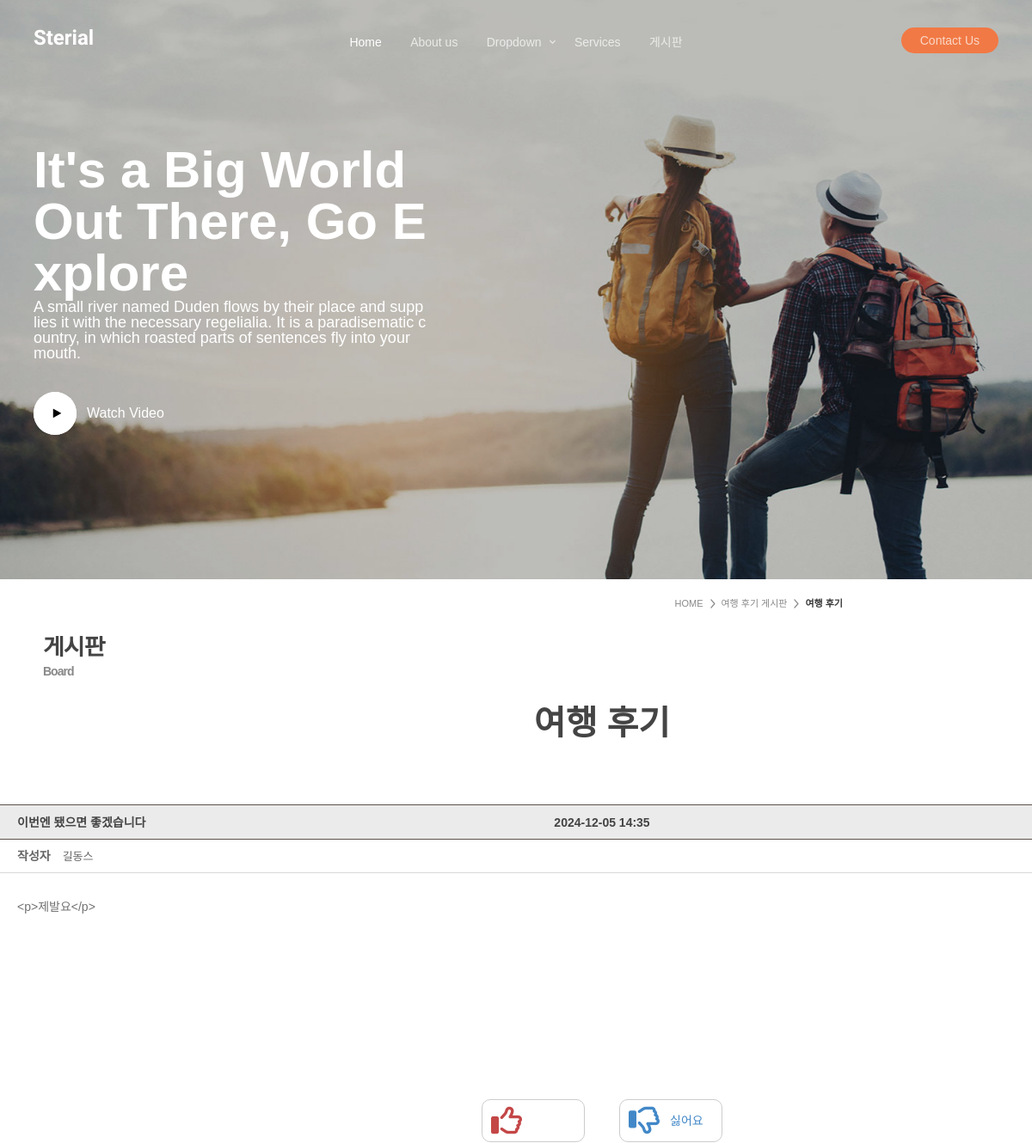
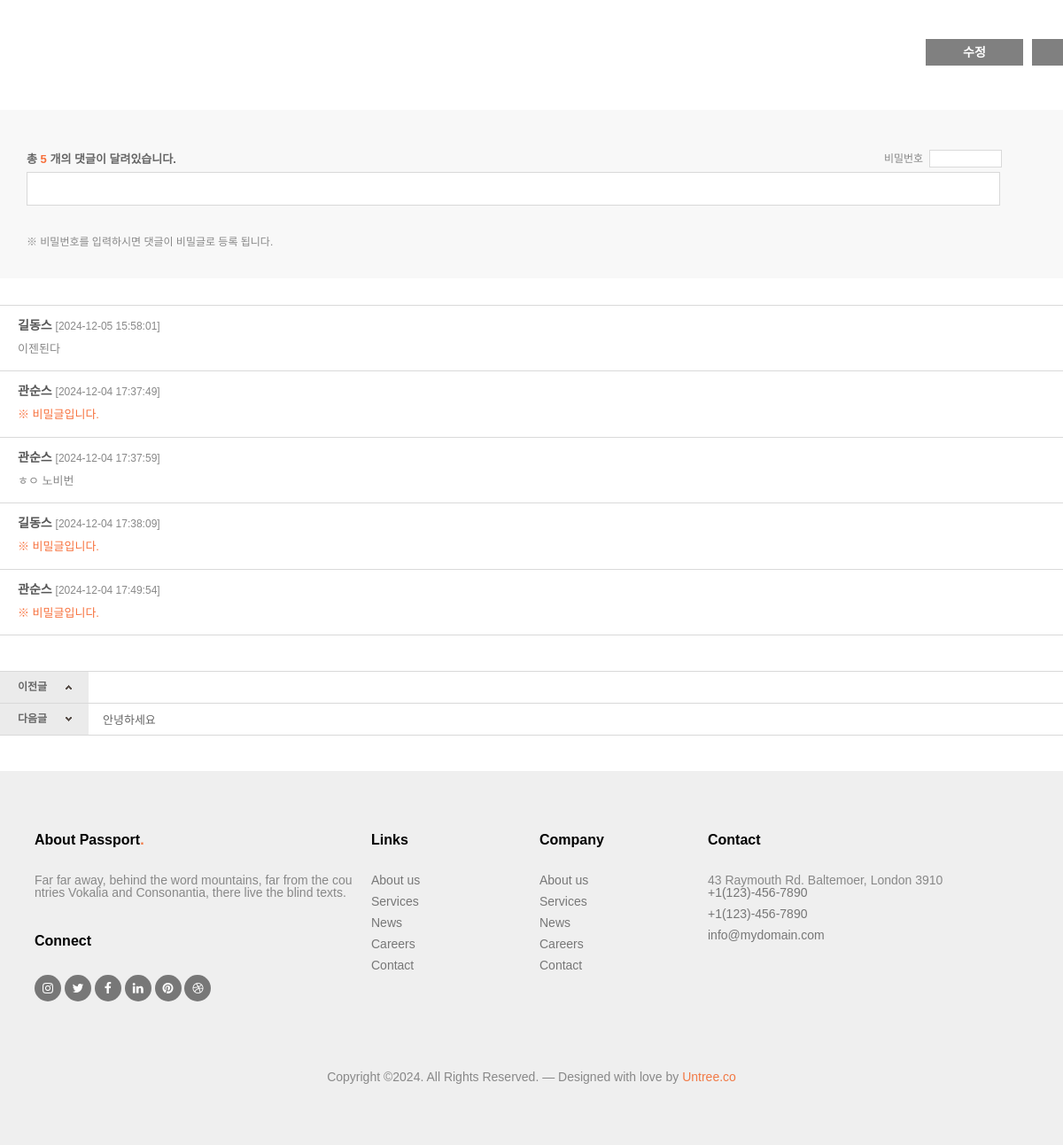
The page /board/bview/17/ on the database its author committed (2 pictures, top to bottom).
### board/models.py (models this page shows, shortened)
class Board(models.Model):
  b_no = models.AutoField(primary_key=True)
  member = models.ForeignKey(Member,on_delete=models.DO_NOTHING, null=True)
  b_like_members = models.ManyToManyField(Member,default='', related_name='like_member')
  b_title = models.CharField(max_length=30)
  b_content = models.TextField()
  b_hit = models.IntegerField(default=0)
  b_header = models.CharField(max_length=10)
  b_date = models.DateTimeField(auto_now=True)
  b_file = models.ImageField(blank=True, null=True,upload_to='board')

### member/models.py (models this page shows, shortened)
class Member(models.Model):
  m_username = models.CharField(max_length=10)
  m_id = models.CharField(max_length=10,primary_key=True)
  m_password = models.CharField(max_length=20)
  m_nickName = models.CharField(max_length=15)
  m_gender = models.CharField(max_length=5)
  m_date = models.DateField(auto_now=True)
  m_auth = models.IntegerField(default=1)

### comment/models.py (models this page shows, shortened)
class Comment(models.Model):
  c_no = models.AutoField(primary_key=True)
  member = models.ForeignKey(Member,on_delete=models.DO_NOTHING)
  board = models.ForeignKey(Board,on_delete=models.CASCADE)
  c_pw = models.CharField(max_length=10, null=True, blank=True)
  c_content = models.TextField()
  c_date = models.DateTimeField(auto_now=True)

### board/views.py (the view)
# urls.py: path('bview/<int:b_no>/',views.bview,name='bview'),
def bview(request,b_no):
  npage = request.GET.get('npage',1)
  qs = Board.objects.get(b_no=b_no)
  c_qs = Comment.objects.filter(board=qs).order_by('c_no')
  prev_qs = Board.objects.filter(b_no__lt=qs.b_no).order_by('-b_no').first()
  next_qs = Board.objects.filter(b_no__gt=qs.b_no).order_by('b_no').first()
  day1 = datetime.replace(datetime.now(),hour=23,minute=59,second=59)
  expires = datetime.strftime(day1,'%a, %d-%b-%Y %H:%M:%S GMT')
  print('날짜 : ',expires)
  context = {'board':qs, 'prev_board':prev_qs, 'next_board':next_qs, 'npage':npage, 'clist':c_qs}
  response = render(request,'bview.html',context)
  if request.COOKIES.get('cookie_boardNo') is not None:
    cookies = request.COOKIES.get('cookie_boardNo') # 1|5|6|2
    cookies_list = cookies.split('|')
    if str(b_no) not in cookies_list:
      response.set_cookie('cookie_boardNo',cookies+f"|{b_no}",expires=expires)
      qs.b_hit += 1
      qs.save()
  else:
    response.set_cookie('cookie_boardNo',b_no,expires=expires) # 쿠키에 bno 저장 / 기간 expires
    qs.b_hit += 1
    qs.save()
  return response

### board/templates/bview.html (shortened to what this page needs)
{% load static %}
<!doctype html>
<html lang="en">
<head>
	<link rel="stylesheet" href="https://cdnjs.cloudflare.com/ajax/libs/font-awesome/6.1.0/css/all.min.css" />
  <link rel="stylesheet" href="{% static 'fonts/icomoon/style.css'%}">
  <link rel="stylesheet" href="{% static 'fonts/flaticon/font/flaticon.css'%}">
  <link rel="stylesheet" href="{% static 'css/tiny-slider.css'%}">
  <link rel="stylesheet" href="{% static 'css/aos.css'%}">
  <link rel="stylesheet" href="{% static 'css/flatpickr.min.css'%}">
  <link rel="stylesheet" href="{% static 'css/glightbox.min.css'%}">
  <link rel="stylesheet" href="{% static 'css/style.css'%}">
	<link rel="stylesheet" type="text/css" href="{% static 'css/reset.css'%}" />
	<link rel="stylesheet" type="text/css" href="{% static 'css/layout.css'%}" />
	<link rel="stylesheet" type="text/css" href="{% static 'css/content.css'%}" />
</head>
<body>
	<nav class="site-nav mt-3">
		<div class="container">
			<div class="site-navigation">
				<div class="row">
					<div class="col-6 col-lg-3">
						<a href="/" class="logo m-0 float-start">Sterial</a>
					</div>
					<div class="col-lg-6 d-none d-lg-inline-block text-center nav-center-wrap">
						<ul class="js-clone-nav  text-center site-menu p-0 m-0">
							<li class="active"><a href="index.html">Home</a></li>
							<li><a href="about.html">About us</a></li>
							<li class="has-children">
								<a href="#">Dropdown</a>
							</li>
							<li><a href="services.html">Services</a></li>
							<li><a href="/board/blist/">게시판</a></li>
						</ul>
					</div>
					<div class="col-6 col-lg-3 text-lg-end">
						<ul class="js-clone-nav d-none d-lg-inline-block text-end site-menu ">
							<li class="cta-button"><a href="contact.html">Contact Us</a></li>
						</ul>
					</div>
				</div>
			</div>
		</div>
	</nav>
	<div class="hero overlay">
		<div class="img-bg rellax">
			<img src="/static/images/hero_1.jpg" alt="Image" class="img-fluid">
		</div>
		<div class="container">
			<div class="row align-items-center justify-content-start">
				<div class="col-lg-5">
					<h1 class="heading" data-aos="fade-up">It's a Big World Out There, Go Explore</h1>
					<p class="mb-5" data-aos="fade-up">A small river named Duden flows by their place and supplies it with the necessary regelialia. It is a paradisematic country, in which roasted parts of sentences fly into your mouth.</p>
					<div data-aos="fade-up">
						<a href="https://www.youtube.com/watch?v=5n-e6lOhVq0" class="play-button align-items-center d-flex glightbox3" >
							<span class="icon-button me-3">
								<span class="icon-play"></span>
							</span>
							<span class="caption">Watch Video</span>
						</a>
					</div>
				</div>
			</div>
		</div>
	</div>
	<div id="container">
		<div id="location">
			<ol>
				<li><a href="/">HOME</a></li>
				<li><a href="/board/blist/">여행 후기 게시판</a></li>
				<li class="last">여행 후기</li>
			</ol>
		</div>
		<div id="outbox">
			<div id="left">
				<div id="title2">게시판<span>Board</span></div>
			</div><script type="text/javascript">initSubmenu(3,0);</script>
			<div id="contents">
				<div id="mypage">
					<h2><strong>여행 후기</strong></h2>
					<div class="viewDivMt">
						<div class="viewHead">
							<div class="subject">
								<ul>
									<li id='sub1'>{{board.b_title}}</li>
									<li id='sub2' class="tnone"><span>{{board.b_date|date:'Y-m-d H:i'}}</span></li>
									<li id='sub3' class="tnone">조회수 : <span>{{board.b_hit}}</span></li>
								</ul>
							</div>
							<div class="data">
								<ul>
									<li class="tnone">작성자<span>{{board.member.m_nickName}}</span></li>
								</ul>
							</div>
						</div>
						<div class="viewContents">
							{{board.b_content}}
						</div><br/><br/><br/><br/>
					</div>
					<div class="greatbox">
						<a id='greatBtn'>
							<div class="great">
								<span id="thumbs_up"><i class="fa-regular fa-thumbs-up fa-3x"></i></span>
							</div>
						</a>
						<a id='badBtn'>
							<div class="bad">
								<span id="thumbs_down"><i class="fa-regular fa-thumbs-down fa-3x"></i></span>
								<p class="b_count">싫어요</p>
							</div>
						</a>
					</div>
					<div class="btnArea btline">
						<div class="bRight">
							<ul>
								<li><a href="/board/bupdate/{{board.b_no}}/" id="sbtnMini">수정</a></li>
								<li><a onclick="deleteBtn()" id="sbtnMini">삭제</a></li>
							</ul>
						</div>
					</div>
					</div>
						<div class="replyWrite">
							<ul>
								<li class="in">
									<p class="txt">총 <span id='cnt' class="orange">{{clist.count}}</span> 개의 댓글이 달려있습니다.</p>
									<p class="password">비밀번호&nbsp;&nbsp;<input type="password" class="replynum"></p>
									<textarea class="replyType"></textarea>
								</li>
								<li class="btn"><a href="#" class="replyBtn">등록</a></li>
							</ul>
							<p class="ntic">※ 비밀번호를 입력하시면 댓글이 비밀글로 등록 됩니다.</p>
						</div>
						<div class="replyBox">
							{% if clist %}
							{% for comment in clist %}
							<ul id='{{comment.c_no}}'>
								<li class="name">{{comment.member.m_nickName}} <span>[{{comment.c_date|date:'Y-m-d H:i:s'}}]</span></li>
								{% if request.session.session_m_id != comment.member.m_id and comment.c_pw != null %}
									<li class="txt">
										<a class="passwordBtn"><span class="orange">※ 비밀글입니다.</span></a>
									</li>
								{% else %}
									<li class="txt">{{comment.c_content}}</li>
								{% endif %}
							</ul>
							{% endfor %}
							{% else%}
							<ul><li>댓글이 없습니다.</li></ul>
							{% endif %}
						</div>
						<div class="pnDiv web">
							<table summary="이전다음글을 선택하여 보실 수 있습니다." class="preNext" border="1" cellspacing="0">
								<colgroup>
								<col width="100px" />
								<col width="*" />
								<col width="100px" />
								</colgroup>
								<tbody>
									<tr>
										<th class="pre">이전글</th>
										<td><a href="/board/bview/{{next_board.b_no}}/">{{next_board.b_title}}</a></td>
									</tr>
									<tr>
										<th class="next">다음글</th>
										<td><a href="/board/bview/{{prev_board.b_no}}/">{{prev_board.b_title}}</a></td>
									</tr>
								</tbody>
							</table>
						</div>
			</div>
		</div>
	</div>
	<div class="site-footer">
		<div class="container">
			<div class="row">
				<div class="col-lg-4">
					<div class="widget">
						<h3>About Passport<span class="text-primary">.</span> </h3>
						<p>Far far away, behind the word mountains, far from the countries Vokalia and Consonantia, there live the blind texts.</p>
					</div>
					<div class="widget">
						<h3>Connect</h3>
						<ul class="list-unstyled social">
							<li><a href="#"><span class="icon-instagram"></span></a></li>
							<li><a href="#"><span class="icon-twitter"></span></a></li>
							<li><a href="#"><span class="icon-facebook"></span></a></li>
							<li><a href="#"><span class="icon-linkedin"></span></a></li>
							<li><a href="#"><span class="icon-pinterest"></span></a></li>
							<li><a href="#"><span class="icon-dribbble"></span></a></li>
						</ul>
					</div>
				</div>
				<div class="col-lg-2 ml-auto">
					<div class="widget">
						<h3>Links</h3>
						<ul class="list-unstyled float-left links">
							<li><a href="#">About us</a></li>
							<li><a href="#">Services</a></li>
							<li><a href="#">News</a></li>
							<li><a href="#">Careers</a></li>
							<li><a href="#">Contact</a></li>
						</ul>
					</div>
				</div>
				<div class="col-lg-2">
					<div class="widget">
						<h3>Company</h3>
						<ul class="list-unstyled float-left links">
							<li><a href="#">About us</a></li>
							<li><a href="#">Services</a></li>
							<li><a href="#">News</a></li>
							<li><a href="#">Careers</a></li>
							<li><a href="#">Contact</a></li>
						</ul>
					</div>
				</div>
				<div class="col-lg-3">
					<div class="widget">
						<h3>Contact</h3>
						<address>43 Raymouth Rd. Baltemoer, London 3910</address>
						<ul class="list-unstyled links mb-4">
							<li><a href="tel://11234567890">+1(123)-456-7890</a></li>
							<li><a href="tel://11234567890">+1(123)-456-7890</a></li>
							<li><a href="mailto:info@mydomain.com">info@mydomain.com</a></li>
						</ul>
					</div>
				</div>
			</div>
			<div class="row mt-5">
				<div class="col-12 text-center">
					<p class="mb-0">Copyright &copy;. All Rights Reserved. &mdash; Designed with love by <a href="https://untree.co">Untree.co</a>
					</p>
				</div>
			</div>
		</div>
</div>
</body>
</html>

### static/css/layout.css (style rules this page uses)
html { overflow-y:scroll; width:100%; }

### board/templates/bview.html (style rules this page uses)
a { cursor: pointer; }

### rows shown on the page
Board: b_title "이번엔 됐으면 좋겠습니다", b_date "2024-12-05 14:35", member.m_nickName "길동스", b_content "<p>제발요</p>"
Comment: member.m_nickName "길동스", c_date "2024-12-05 15:58:01", c_content "이젠된다"
Comment: member.m_nickName "관순스", c_date "2024-12-04 17:37:49", c_pw "※ 비밀글입니다."
Comment: member.m_nickName "관순스", c_date "2024-12-04 17:37:59", c_content "ㅎㅇ 노비번"
Comment: member.m_nickName "길동스", c_date "2024-12-04 17:38:09", c_pw "※ 비밀글입니다."
Comment: member.m_nickName "관순스", c_date "2024-12-04 17:49:54", c_pw "※ 비밀글입니다."
Board: b_title "안녕하세요"

### other values the page prints
{{ clist.count }} "5"
